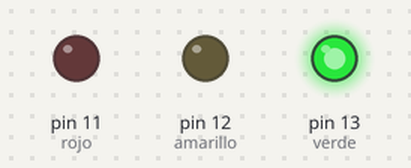
Bench run of a sketch on a simulated Arduino Uno, built with avr-gcc and run on an emulated ATmega328P. Shown: output pins drawn as LEDs (lit = HIGH).

Above: at 1.5 s.
At 4.0 s:
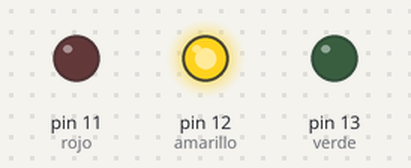
At 6.5 s:
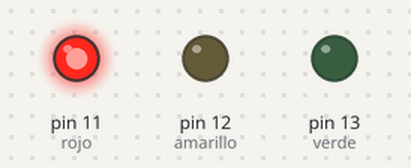
Timing chart, 0 to 10.4 s (numbered marks = the images above):
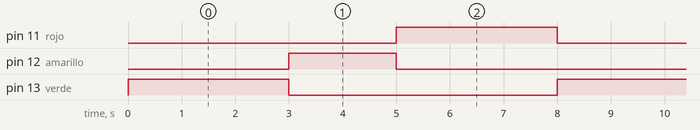

The sketch:

practica6.ino
```cpp
int verde = 13;
int amarillo=12;
int rojo = 11;

void setup() {
  pinMode(verde, OUTPUT);
  pinMode(amarillo, OUTPUT);
  pinMode(rojo, OUTPUT);
}

void loop() {
  digitalWrite(verde, HIGH);
  delay(3000);
  digitalWrite(verde, LOW);
  digitalWrite(amarillo, HIGH);
  delay(2000);
  digitalWrite(amarillo, LOW);
  digitalWrite(rojo, HIGH);
  delay(3000);
  digitalWrite(rojo, LOW);

}
```

Measured:
- by itself, pin 11 (rojo), pin 13 (verde): alternates HIGH for 3.0 s and LOW for 5.0 s
- by itself, pin 12 (amarillo): alternates HIGH for 2.0 s and LOW for 6.0 s
- by itself, everything shown: repeats every 8.0 s, in 4 steps
